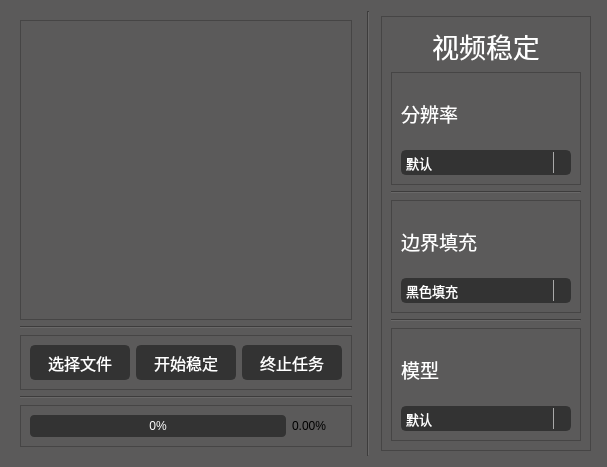
               <widget class="QWidget" name="page_enhance">
                <property name="styleSheet">
                 <string notr="true">background:rgb(91,90,90);</string>
                </property>
                <layout class="QHBoxLayout" name="horizontalLayout_19">
                 <item>
                  <widget class="QFrame" name="frame_home_main_3">
                   <property name="frameShape">
                    <enum>QFrame::NoFrame</enum>
                   </property>
                   <property name="frameShadow">
                    <enum>QFrame::Plain</enum>
                   </property>
                   <layout class="QGridLayout" name="gridLayout_11">
                    <item row="0" column="0">
                     <widget class="QGraphicsView" name="view1">
                      <property name="minimumSize">
                       <size>
                        <width>0</width>
                        <height>300</height>
                       </size>
                      </property>
                     </widget>
                    </item>
                    <item row="1" column="0">
                     <widget class="Line" name="line_9">
                      <property name="orientation">
                       <enum>Qt::Horizontal</enum>
                      </property>
                     </widget>
                    </item>
                    <item row="4" column="0">
                     <widget class="QFrame" name="frame_26">
                      <property name="minimumSize">
                       <size>
                        <width>0</width>
                        <height>30</height>
                       </size>
                      </property>
                      <property name="frameShape">
                       <enum>QFrame::StyledPanel</enum>
                      </property>
                      <property name="frameShadow">
                       <enum>QFrame::Raised</enum>
                      </property>
                      <layout class="QHBoxLayout" name="horizontalLayout_36">
                       <item>
                        <widget class="QProgressBar" name="progressBar1">
                         <property name="enabled">
                          <bool>true</bool>
                         </property>
                         <property name="styleSheet">
                          <string notr="true">QProgressBar
{
	color:rgb(255,255,255);
	background-color :rgb(51,51,51);
	border : 2px;
	border-radius:4px;
}

QProgressBar::chunk{
	border : 2px;
	border-radius:4px;
	background-color:rgb(0,143,170);
}</string>
                         </property>
                         <property name="value">
                          <number>0</number>
                         </property>
                         <property name="alignment">
                          <set>Qt::AlignCenter</set>
                         </property>
                         <property name="textVisible">
                          <bool>true</bool>
                         </property>
                         <property name="orientation">
                          <enum>Qt::Horizontal</enum>
                         </property>
                         <property name="invertedAppearance">
                          <bool>false</bool>
                         </property>
                         <property name="textDirection">
                          <enum>QProgressBar::TopToBottom</enum>
                         </property>
                        </widget>
                       </item>
                       <item>
                        <widget class="QLabel" name="time1">
                         <property name="minimumSize">
                          <size>
                           <width>50</width>
                           <height>0</height>
                          </size>
                         </property>
                         <property name="maximumSize">
                          <size>
                           <width>50</width>
                           <height>16777215</height>
                          </size>
                         </property>
                         <property name="text">
                          <string>0.00%</string>
                         </property>
                        </widget>
                       </item>
                      </layout>
                     </widget>
                    </item>
                    <item row="2" column="0" alignment="Qt::AlignHCenter|Qt::AlignVCenter">
                     <widget class="QFrame" name="frame_27">
                      <property name="sizePolicy">
                       <sizepolicy hsizetype="Expanding" vsizetype="Expanding">
                        <horstretch>0</horstretch>
                        <verstretch>0</verstretch>
                       </sizepolicy>
                      </property>
                      <property name="minimumSize">
                       <size>
                        <width>0</width>
                        <height>40</height>
                       </size>
                      </property>
                      <property name="frameShape">
                       <enum>QFrame::StyledPanel</enum>
                      </property>
                      <property name="frameShadow">
                       <enum>QFrame::Raised</enum>
                      </property>
                      <layout class="QHBoxLayout" name="horizontalLayout_37">
                       <item>
                        <widget class="QPushButton" name="file1">
                         <property name="enabled">
                          <bool>true</bool>
                         </property>
                         <property name="minimumSize">
                          <size>
                           <width>100</width>
                           <height>35</height>
                          </size>
                         </property>
                         <property name="maximumSize">
                          <size>
                           <width>100</width>
                           <height>35</height>
                          </size>
                         </property>
                         <property name="font">
                          <font>
                           <family>宋体</family>
                           <pointsize>12</pointsize>
                          </font>
                         </property>
                         <property name="toolTip">
                          <string notr="true"/>
                         </property>
                         <property name="styleSheet">
                          <string notr="true">QPushButton {
	border: 2px solid rgb(51,51,51);
	border-radius: 5px;	
	color:rgb(255,255,255);
	background-color: rgb(51,51,51);
}
QPushButton:hover {
	border: 2px solid rgb(0,143,150);
	background-color: rgb(0,143,150);
}
QPushButton:pressed {	
	border: 2px solid rgb(0,143,150);
	background-color: rgb(51,51,51);
}

QPushButton:disabled {	
	border-radius: 5px;	
	border: 2px solid rgb(112,112,112);
	background-color: rgb(112,112,112);
}</string>
                         </property>
                         <property name="text">
                          <string>选择文件</string>
                         </property>
                        </widget>
                       </item>
                       <item>
                        <widget class="QPushButton" name="start1">
                         <property name="enabled">
                          <bool>true</bool>
                         </property>
                         <property name="minimumSize">
                          <size>
                           <width>100</width>
                           <height>35</height>
                          </size>
                         </property>
                         <property name="maximumSize">
                          <size>
                           <width>100</width>
                           <height>35</height>
                          </size>
                         </property>
                         <property name="font">
                          <font>
                           <family>Segoe UI</family>
                           <pointsize>12</pointsize>
                          </font>
                         </property>
                         <property name="toolTip">
                          <string notr="true"/>
                         </property>
                         <property name="styleSheet">
                          <string notr="true">QPushButton {
	border: 2px solid rgb(51,51,51);
	border-radius: 5px;	
	color:rgb(255,255,255);
	background-color: rgb(51,51,51);
}
QPushButton:hover {
	border: 2px solid rgb(0,143,150);
	background-color: rgb(0,143,150);
}
QPushButton:pressed {	
	border: 2px solid rgb(0,143,150);
	background-color: rgb(51,51,51);
}

QPushButton:disabled {	
	border-radius: 5px;	
	border: 2px solid rgb(112,112,112);
	background-color: rgb(112,112,112);
}</string>
                         </property>
                         <property name="text">
                          <string>开始稳定</string>
                         </property>
                        </widget>
                       </item>
                       <item>
                        <widget class="QPushButton" name="cancel1">
                         <property name="enabled">
                          <bool>true</bool>
                         </property>
                         <property name="minimumSize">
                          <size>
                           <width>100</width>
                           <height>35</height>
                          </size>
                         </property>
                         <property name="maximumSize">
                          <size>
                           <width>100</width>
                           <height>35</height>
                          </size>
                         </property>
                         <property name="font">
                          <font>
                           <family>Segoe UI</family>
                           <pointsize>12</pointsize>
                          </font>
                         </property>
                         <property name="toolTip">
                          <string notr="true"/>
                         </property>
                         <property name="styleSheet">
                          <string notr="true">QPushButton {
	border: 2px solid rgb(51,51,51);
	border-radius: 5px;	
	color:rgb(255,255,255);
	background-color: rgb(51,51,51);
}
QPushButton:hover {
	border: 2px solid rgb(0,143,150);
	background-color: rgb(0,143,150);
}
QPushButton:pressed {	
	border: 2px solid rgb(0,143,150);
	background-color: rgb(51,51,51);
}

QPushButton:disabled {	
	border-radius: 5px;	
	border: 2px solid rgb(112,112,112);
	background-color: rgb(112,112,112);
}</string>
                         </property>
                         <property name="text">
                          <string>终止任务</string>
                         </property>
                        </widget>
                       </item>
                      </layout>
                     </widget>
                    </item>
                    <item row="3" column="0">
                     <widget class="Line" name="line_14">
                      <property name="orientation">
                       <enum>Qt::Horizontal</enum>
                      </property>
                     </widget>
                    </item>
                   </layout>
                  </widget>
                 </item>
                 <item>
                  <widget class="Line" name="line_2">
                   <property name="orientation">
                    <enum>Qt::Vertical</enum>
                   </property>
                  </widget>
                 </item>
                 <item>
                  <widget class="QFrame" name="frame_home_stat">
                   <property name="minimumSize">
                    <size>
                     <width>220</width>
                     <height>0</height>
                    </size>
                   </property>
                   <property name="maximumSize">
                    <size>
                     <width>220</width>
                     <height>16777215</height>
                    </size>
                   </property>
                   <property name="frameShape">
                    <enum>QFrame::NoFrame</enum>
                   </property>
                   <property name="frameShadow">
                    <enum>QFrame::Plain</enum>
                   </property>
                   <layout class="QVBoxLayout" name="verticalLayout_6">
                    <property name="spacing">
                     <number>5</number>
                    </property>
                    <property name="leftMargin">
                     <number>5</number>
                    </property>
                    <property name="topMargin">
                     <number>5</number>
                    </property>
                    <property name="rightMargin">
                     <number>5</number>
                    </property>
                    <property name="bottomMargin">
                     <number>5</number>
                    </property>
                    <item>
                     <widget class="QFrame" name="frame_6">
                      <property name="frameShape">
                       <enum>QFrame::StyledPanel</enum>
                      </property>
                      <property name="frameShadow">
                       <enum>QFrame::Raised</enum>
                      </property>
                      <layout class="QVBoxLayout" name="verticalLayout_5">
                       <item>
                        <widget class="QLabel" name="label_13">
                         <property name="minimumSize">
                          <size>
                           <width>100</width>
                           <height>40</height>
                          </size>
                         </property>
                         <property name="maximumSize">
                          <size>
                           <width>16777215</width>
                           <height>40</height>
                          </size>
                         </property>
                         <property name="font">
                          <font>
                           <family>黑体</family>
                           <pointsize>20</pointsize>
                          </font>
                         </property>
                         <property name="styleSheet">
                          <string notr="true">color:rgb(255,255,255);</string>
                         </property>
                         <property name="text">
                          <string>视频稳定</string>
                         </property>
                         <property name="alignment">
                          <set>Qt::AlignCenter</set>
                         </property>
                        </widget>
                       </item>
                       <item>
                        <widget class="QFrame" name="frame_7">
                         <property name="frameShape">
                          <enum>QFrame::StyledPanel</enum>
                         </property>
                         <property name="frameShadow">
                          <enum>QFrame::Raised</enum>
                         </property>
                         <layout class="QVBoxLayout" name="verticalLayout_14">
                          <item>
                           <widget class="QLabel" name="lab_res1">
                            <property name="font">
                             <font>
                              <family>等线</family>
                              <pointsize>14</pointsize>
                             </font>
                            </property>
                            <property name="styleSheet">
                             <string notr="true">color:rgb(255,255,255);</string>
                            </property>
                            <property name="text">
                             <string>分辨率</string>
                            </property>
                           </widget>
                          </item>
                          <item>
                           <widget class="QComboBox" name="res1">
                            <property name="maximumSize">
                             <size>
                              <width>16777215</width>
                              <height>25</height>
                             </size>
                            </property>
                            <property name="font">
                             <font>
                              <family>Segoe UI</family>
                              <pointsize>10</pointsize>
                             </font>
                            </property>
                            <property name="toolTip">
                             <string/>
                            </property>
                            <property name="styleSheet">
                             <string notr="true">QComboBox {
	border: 2px solid rgb(51,51,51);
	border-radius: 5px;	
	color:rgb(255,255,255);
	background-color: rgb(51,51,51);
}

QComboBox:hover {
	border: 2px solid rgb(0,143,170);
	border-radius: 5px;	
	color:rgb(255,255,255);
	background-color: rgb(0,143,170);
}

QComboBox:!editable, QComboBox::drop-down:editable {
	background: rgb(51,51,51);
}

QComboBox:!editable:on, QComboBox::drop-down:editable:on {
    background:rgb(51,51,51);
}

QComboBox:on { /* shift the text when the popup opens */
    padding-top: 3px;
    padding-left: 4px;
}

QComboBox::drop-down {
    subcontrol-origin: padding;
    subcontrol-position: top right;
    width: 15px;

    border-left-width: 1px;
    border-left-color: darkgray;
    border-left-style: solid; /* just a single line */
    border-top-right-radius: 5px; /* same radius as the QComboBox */
    border-bottom-right-radius: 5px;
}

QComboBox::down-arrow {
    image: url(icons/1x/bulletAsset 54.png);
}

QComboBox::down-arrow:on { /* shift the arrow when popup is open */
    top: 1px;
    left: 1px;
}

QComboBox::drop-down {
    background:rgb(51,51,51);
}

</string>
                            </property>
                            <property name="sizeAdjustPolicy">
                             <enum>QComboBox::AdjustToContents</enum>
                            </property>
                            <property name="frame">
                             <bool>false</bool>
                            </property>
                            <property name="modelColumn">
                             <number>0</number>
                            </property>
                            <item>
                             <property name="text">
                              <string>默认</string>
                             </property>
                            </item>
                           </widget>
                          </item>
                         </layout>
                        </widget>
                       </item>
                       <item>
                        <widget class="Line" name="line_3">
                         <property name="orientation">
                          <enum>Qt::Horizontal</enum>
                         </property>
                        </widget>
                       </item>
                       <item>
                        <widget class="QFrame" name="frame_10">
                         <property name="frameShape">
                          <enum>QFrame::StyledPanel</enum>
                         </property>
                         <property name="frameShadow">
                          <enum>QFrame::Raised</enum>
                         </property>
                         <layout class="QVBoxLayout" name="verticalLayout_16">
                          <item>
                           <widget class="QLabel" name="lab_fps1">
                            <property name="font">
                             <font>
                              <family>等线</family>
                              <pointsize>14</pointsize>
                             </font>
                            </property>
                            <property name="styleSheet">
                             <string notr="true">color:rgb(255,255,255);</string>
                            </property>
                            <property name="text">
                             <string>边界填充</string>
                            </property>
                           </widget>
                          </item>
                          <item>
                           <widget class="QComboBox" name="fps1">
                            <property name="maximumSize">
                             <size>
                              <width>16777215</width>
                              <height>25</height>
                             </size>
                            </property>
                            <property name="font">
                             <font>
                              <family>Segoe UI</family>
                              <pointsize>10</pointsize>
                             </font>
                            </property>
                            <property name="toolTip">
                             <string/>
                            </property>
                            <property name="styleSheet">
                             <string notr="true">QComboBox {
	border: 2px solid rgb(51,51,51);
	border-radius: 5px;	
	color:rgb(255,255,255);
	background-color: rgb(51,51,51);
}

QComboBox:hover {
	border: 2px solid rgb(0,143,170);
	border-radius: 5px;	
	color:rgb(255,255,255);
	background-color: rgb(0,143,170);
}

QComboBox:!editable, QComboBox::drop-down:editable {
	background: rgb(51,51,51);
}

QComboBox:!editable:on, QComboBox::drop-down:editable:on {
    background:rgb(51,51,51);
}

QComboBox:on { /* shift the text when the popup opens */
    padding-top: 3px;
    padding-left: 4px;
}

QComboBox::drop-down {
    subcontrol-origin: padding;
    subcontrol-position: top right;
    width: 15px;

    border-left-width: 1px;
    border-left-color: darkgray;
    border-left-style: solid; /* just a single line */
    border-top-right-radius: 5px; /* same radius as the QComboBox */
    border-bottom-right-radius: 5px;
}

QComboBox::down-arrow {
    image: url(icons/1x/bulletAsset 54.png);
}

QComboBox::down-arrow:on { /* shift the arrow when popup is open */
    top: 1px;
    left: 1px;
}

QComboBox::drop-down {
    background:rgb(51,51,51);
}

</string>
                            </property>
                            <property name="sizeAdjustPolicy">
                             <enum>QComboBox::AdjustToContents</enum>
                            </property>
                            <property name="frame">
                             <bool>false</bool>
                            </property>
                            <property name="modelColumn">
                             <number>0</number>
                            </property>
                            <item>
                             <property name="text">
                              <string>黑色填充</string>
                             </property>
                            </item>
                            <item>
                             <property name="text">
                              <string>黑色填充带边界</string>
                             </property>
                            </item>
                            <item>
                             <property name="text">
                              <string>镜像</string>
                             </property>
                            </item>
                            <item>
                             <property name="text">
                              <string>延伸虚化</string>
                             </property>
                            </item>
                           </widget>
                          </item>
                         </layout>
                        </widget>
                       </item>
                       <item>
                        <widget class="Line" name="line_4">
                         <property name="orientation">
                          <enum>Qt::Horizontal</enum>
                         </property>
                        </widget>
                       </item>
                       <item>
                        <widget class="QFrame" name="frame_9">
                         <property name="frameShape">
                          <enum>QFrame::StyledPanel</enum>
                         </property>
                         <property name="frameShadow">
                          <enum>QFrame::Raised</enum>
                         </property>
                         <layout class="QVBoxLayout" name="verticalLayout_15">
                          <item>
                           <widget class="QLabel" name="lab_model1">
                            <property name="font">
                             <font>
                              <family>等线</family>
                              <pointsize>14</pointsize>
                             </font>
                            </property>
                            <property name="styleSheet">
                             <string notr="true">color:rgb(255,255,255);</string>
                            </property>
                            <property name="text">
                             <string>模型</string>
                            </property>
                           </widget>
                          </item>
                          <item>
                           <widget class="QComboBox" name="model1">
                            <property name="maximumSize">
                             <size>
                              <width>16777215</width>
                              <height>25</height>
                             </size>
                            </property>
                            <property name="font">
                             <font>
                              <family>Segoe UI</family>
                              <pointsize>10</pointsize>
                             </font>
                            </property>
                            <property name="toolTip">
                             <string/>
                            </property>
                            <property name="styleSheet">
                             <string notr="true">QComboBox {
	border: 2px solid rgb(51,51,51);
	border-radius: 5px;	
	color:rgb(255,255,255);
	background-color: rgb(51,51,51);
}

QComboBox:hover {
	border: 2px solid rgb(0,143,170);
	border-radius: 5px;	
	color:rgb(255,255,255);
	background-color: rgb(0,143,170);
}

QComboBox:!editable, QComboBox::drop-down:editable {
	background: rgb(51,51,51);
}

QComboBox:!editable:on, QComboBox::drop-down:editable:on {
    background:rgb(51,51,51);
}

QComboBox:on { /* shift the text when the popup opens */
    padding-top: 3px;
    padding-left: 4px;
}

QComboBox::drop-down {
    subcontrol-origin: padding;
    subcontrol-position: top right;
    width: 15px;

    border-left-width: 1px;
    border-left-color: darkgray;
    border-left-style: solid; /* just a single line */
    border-top-right-radius: 5px; /* same radius as the QComboBox */
    border-bottom-right-radius: 5px;
}

QComboBox::down-arrow {
    image: url(icons/1x/bulletAsset 54.png);
}

QComboBox::down-arrow:on { /* shift the arrow when popup is open */
    top: 1px;
    left: 1px;
}

QComboBox::drop-down {
    background:rgb(51,51,51);
}

</string>
                            </property>
                            <property name="sizeAdjustPolicy">
                             <enum>QComboBox::AdjustToContents</enum>
                            </property>
                            <property name="frame">
                             <bool>false</bool>
                            </property>
                            <property name="modelColumn">
                             <number>0</number>
                            </property>
                            <item>
                             <property name="text">
                              <string>默认</string>
                             </property>
                            </item>
                            <item>
                             <property name="text">
                              <string>ORB</string>
                             </property>
                            </item>
                            <item>
                             <property name="text">
                              <string>FAST</string>
                             </property>
                            </item>
                           </widget>
                          </item>
                         </layout>
                        </widget>
                       </item>
                      </layout>
                     </widget>
                    </item>
                   </layout>
                  </widget>
                 </item>
                </layout>
               </widget>
